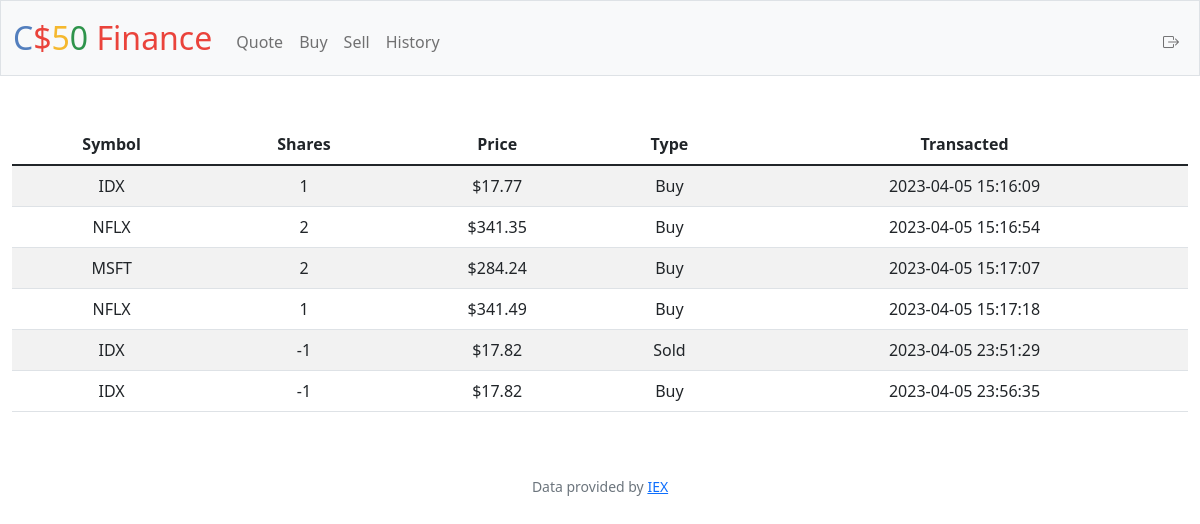
Page /history (signed in) on the committed database.
### tables this page shows
CREATE TABLE purchases (
id INTEGER PRIMARY KEY AUTOINCREMENT,
user_id INTEGER NOT NULL,
name TEXT NOT NULL,
shares INTEGER NOT NULL,
price NUMERIC NOT NULL,
type TEXT NOT NULL,
symbol TEXT NOT NULL,
time TIMESTAMP,
FOREIGN KEY(user_id) REFERENCES users(id));

### app.py (the view)
@app.route("/history")
@login_required
def history():
    historics = db.execute("SELECT symbol, shares, price, time, type FROM purchases WHERE user_id = ?", session["user_id"])
    if not historics:
        return apology("Nothing here", 403)
    else:
        return render_template("history.html", historics=historics)

### app.py (called while the page is built)
@app.after_request
def after_request(response):
    response.headers["Cache-Control"] = "no-cache, no-store, must-revalidate"
    response.headers["Expires"] = 0
    response.headers["Pragma"] = "no-cache"
    return response

### helpers.py (called while the page is built)
def login_required(f):
    @wraps(f)
    def decorated_function(*args, **kwargs):
        if session.get("user_id") is None:
            return redirect("/login")
        return f(*args, **kwargs)
    return decorated_function

def usd(value):
    return f"${value:,.2f}"

### templates/history.html (shortened to what this page needs)
{% extends "layout.html" %}
{% block main %}
<table class="table table-striped">
    <thead>
        <tr>
            <th>Symbol</th>
            <th>Shares</th>
            <th>Price</th>
            <th>Type</th>
            <th>Transacted</th>
        </tr>
    </thead>
    <tbody>
        {% for historic in historics %}
            <tr>
                <td>{{ historic['symbol'] }}</td>
                <td>{{ historic['shares'] }}</td>
                <td>{{ historic['price'] | usd }}</td>
                <td>{{ historic['type'] }}</td>
                <td>{{ historic['time'] }}</td>
            </tr>
        {% endfor %}
    </tbody>
</table>
{% endblock %}

### templates/layout.html (shortened to what this page needs)
<!DOCTYPE html>
<html lang="en">
    <head>
        <link href="https://cdn.jsdelivr.net/npm/bootstrap@5.1.3/dist/css/bootstrap.min.css" rel="stylesheet">
        <link href="/static/styles.css" rel="stylesheet">
        <link rel="stylesheet" href="https://cdnjs.cloudflare.com/ajax/libs/bootstrap-icons/1.10.4/font/bootstrap-icons.min.css" />
    </head>
    <body>
        <nav class="bg-light border navbar navbar-expand-md navbar-light" >
            <div class="container-fluid">
                <a class="navbar-brand" href="/"><span class="blue">C</span><span class="red">$</span><span class="yellow">5</span><span class="green">0</span> <span class="red">Finance</span></a>
                <div class="collapse navbar-collapse" id="navbar">
                    {% if session["user_id"] %}
                        <ul class="navbar-nav me-auto mt-2">
                            <li class="nav-item"><a class="nav-link" href="/quote">Quote</a></li>
                            <li class="nav-item"><a class="nav-link" href="/buy">Buy</a></li>
                            <li class="nav-item"><a class="nav-link" href="/sell">Sell</a></li>
                            <li class="nav-item"><a class="nav-link" href="/history">History</a></li>
                        </ul>
                        <ul class="navbar-nav ms-auto mt-2">
                            <li class="nav-item"><a class="nav-link" href="/logout"><i class="bi bi-box-arrow-right"></i></a></li>
                        </ul>
                    {% else %}
                        <ul class="navbar-nav ms-auto mt-2">
                            <li class="nav-item"><a class="nav-link" href="/register">Register</a></li>
                            <li class="nav-item"><a class="nav-link" href="/login">Log In</a></li>
                        </ul>
                    {% endif %}
                </div>
            </div>
        </nav>
        <main class="container-fluid py-5 text-center">
            {% block main %}{% endblock %}
        </main>
        <footer class="mb-5 small text-center text-muted">
            Data provided by <a href="https://iexcloud.io/">IEX</a>
        </footer>
    </body>
</html>

### static/styles.css (style rules this page uses)
*, *::before, *::after { padding: 0; margin: 0; box-sizing: border-box; }
:root { --primary-light-color-bg: #ffffff; --secondary-light-color-bg: #f7f7f8; --light-theme-text: #374151; --primary-dark-color-bg: #343541; --secondary-dark-color-bg: #3f414d; --dark-theme-text: #ececf1; }
nav .navbar-brand { font-size: xx-large; }
nav .navbar-brand .blue { color: #537fbe; }
nav .navbar-brand .red { color: #ea433b; }
nav .navbar-brand .yellow { color: #f5b82e; }
nav .navbar-brand .green { color: #2e944b; }

### rows in the picture
purchases: symbol "IDX", shares "1", price "$17.77", type "Buy", time "2023-04-05 15:16:09"
purchases: symbol "NFLX", shares "2", price "$341.35", type "Buy", time "2023-04-05 15:16:54"
purchases: symbol "MSFT", shares "2", price "$284.24", type "Buy", time "2023-04-05 15:17:07"
purchases: symbol "NFLX", shares "1", price "$341.49", type "Buy", time "2023-04-05 15:17:18"
purchases: symbol "IDX", shares "-1", price "$17.82", type "Sold", time "2023-04-05 23:51:29"
purchases: symbol "IDX", shares "-1", price "$17.82", type "Buy", time "2023-04-05 23:56:35"
